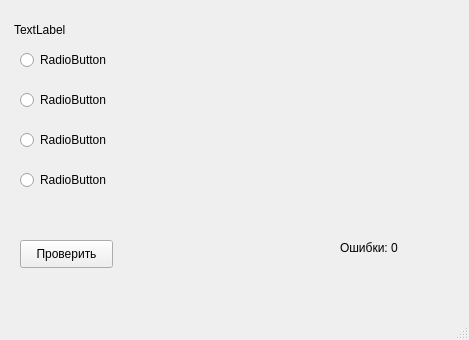
<?xml version="1.0" encoding="UTF-8"?>
<ui version="4.0">
 <class>MainWindow</class>
 <widget class="QMainWindow" name="MainWindow">
  <property name="geometry">
   <rect>
    <x>0</x>
    <y>0</y>
    <width>469</width>
    <height>340</height>
   </rect>
  </property>
  <property name="windowTitle">
   <string>MainWindow</string>
  </property>
  <widget class="QWidget" name="centralwidget">
   <widget class="QLabel" name="question">
    <property name="geometry">
     <rect>
      <x>14</x>
      <y>20</y>
      <width>461</width>
      <height>20</height>
     </rect>
    </property>
    <property name="text">
     <string>TextLabel</string>
    </property>
   </widget>
   <widget class="QRadioButton" name="variant1">
    <property name="geometry">
     <rect>
      <x>20</x>
      <y>50</y>
      <width>95</width>
      <height>20</height>
     </rect>
    </property>
    <property name="text">
     <string>RadioButton</string>
    </property>
   </widget>
   <widget class="QRadioButton" name="variant2">
    <property name="geometry">
     <rect>
      <x>20</x>
      <y>90</y>
      <width>95</width>
      <height>20</height>
     </rect>
    </property>
    <property name="text">
     <string>RadioButton</string>
    </property>
   </widget>
   <widget class="QRadioButton" name="variant3">
    <property name="geometry">
     <rect>
      <x>20</x>
      <y>170</y>
      <width>95</width>
      <height>20</height>
     </rect>
    </property>
    <property name="text">
     <string>RadioButton</string>
    </property>
   </widget>
   <widget class="QRadioButton" name="variant4">
    <property name="geometry">
     <rect>
      <x>20</x>
      <y>130</y>
      <width>95</width>
      <height>20</height>
     </rect>
    </property>
    <property name="text">
     <string>RadioButton</string>
    </property>
   </widget>
   <widget class="QPushButton" name="pushButton">
    <property name="geometry">
     <rect>
      <x>20</x>
      <y>240</y>
      <width>93</width>
      <height>28</height>
     </rect>
    </property>
    <property name="text">
     <string>Проверить</string>
    </property>
   </widget>
   <widget class="QLabel" name="label">
    <property name="geometry">
     <rect>
      <x>170</x>
      <y>210</y>
      <width>55</width>
      <height>16</height>
     </rect>
    </property>
    <property name="text">
     <string/>
    </property>
   </widget>
   <widget class="QLabel" name="label_2">
    <property name="geometry">
     <rect>
      <x>340</x>
      <y>240</y>
      <width>111</width>
      <height>16</height>
     </rect>
    </property>
    <property name="text">
     <string>Ошибки: 0</string>
    </property>
   </widget>
  </widget>
  <widget class="QMenuBar" name="menubar">
   <property name="geometry">
    <rect>
     <x>0</x>
     <y>0</y>
     <width>469</width>
     <height>26</height>
    </rect>
   </property>
  </widget>
  <widget class="QStatusBar" name="statusbar"/>
 </widget>
 <resources/>
 <connections/>
</ui>
